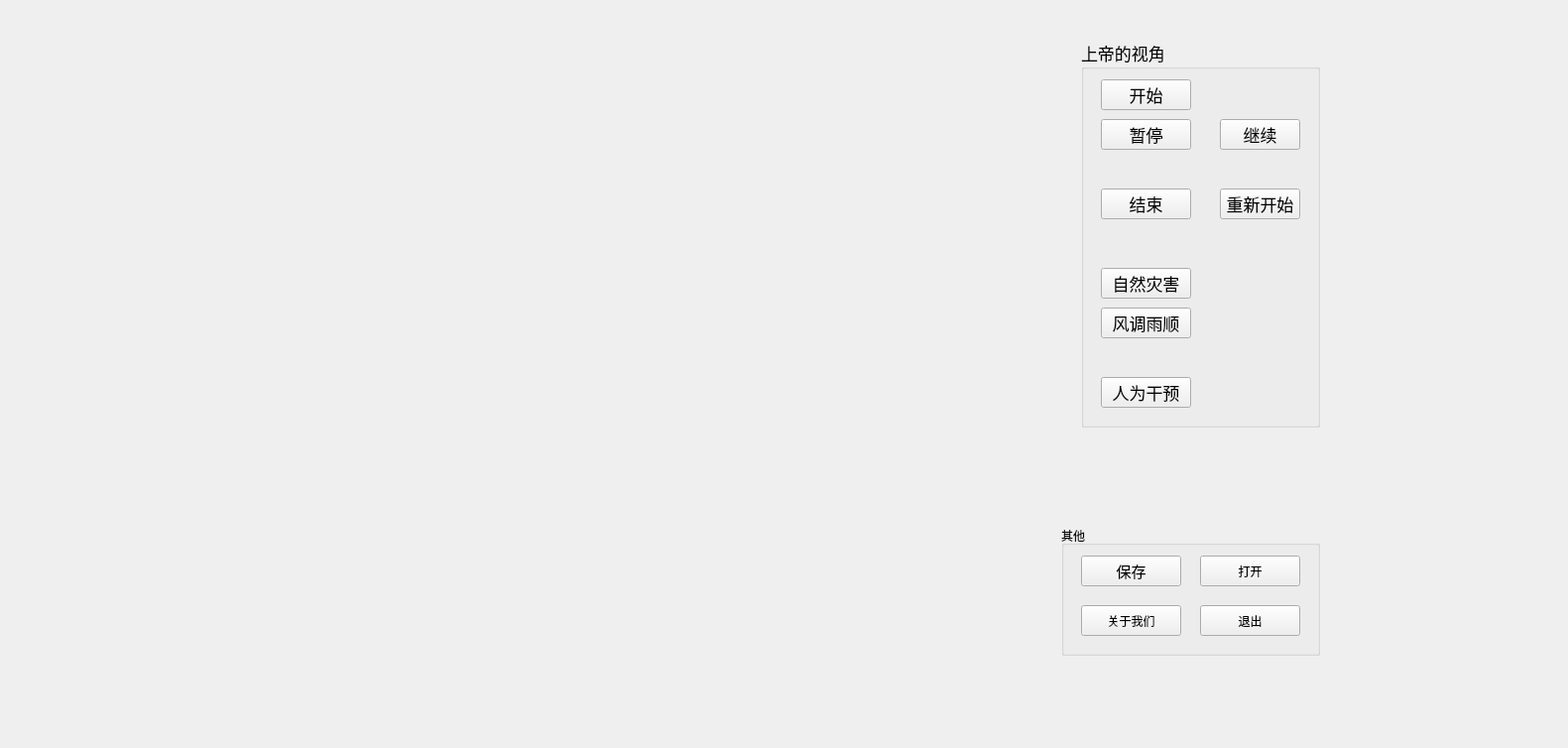
<?xml version="1.0" encoding="UTF-8"?>
<ui version="4.0">
 <class>MainWindow</class>
 <widget class="QMainWindow" name="MainWindow">
  <property name="geometry">
   <rect>
    <x>0</x>
    <y>0</y>
    <width>1581</width>
    <height>754</height>
   </rect>
  </property>
  <property name="windowTitle">
   <string>MainWindow</string>
  </property>
  <property name="styleSheet">
   <string notr="true">font: 13pt &quot;黑体&quot;;</string>
  </property>
  <widget class="QWidget" name="centralWidget">
   <widget class="QGroupBox" name="groupBox">
    <property name="geometry">
     <rect>
      <x>1090</x>
      <y>40</y>
      <width>241</width>
      <height>391</height>
     </rect>
    </property>
    <property name="font">
     <font>
      <family>黑体</family>
      <pointsize>13</pointsize>
      <weight>11</weight>
      <italic>false</italic>
      <bold>false</bold>
     </font>
    </property>
    <property name="styleSheet">
     <string notr="true">font: 88 13pt &quot;黑体&quot;;
</string>
    </property>
    <property name="title">
     <string>上帝的视角</string>
    </property>
    <widget class="QPushButton" name="startButton">
     <property name="geometry">
      <rect>
       <x>20</x>
       <y>40</y>
       <width>91</width>
       <height>31</height>
      </rect>
     </property>
     <property name="styleSheet">
      <string notr="true">font: 11pt &quot;黑体&quot;;
border-color: rgb(240, 240, 240);</string>
     </property>
     <property name="text">
      <string>开始</string>
     </property>
    </widget>
    <widget class="QPushButton" name="pauseButton">
     <property name="geometry">
      <rect>
       <x>20</x>
       <y>80</y>
       <width>91</width>
       <height>31</height>
      </rect>
     </property>
     <property name="styleSheet">
      <string notr="true">font: 11pt &quot;黑体&quot;;</string>
     </property>
     <property name="text">
      <string>暂停</string>
     </property>
    </widget>
    <widget class="QPushButton" name="restartButton">
     <property name="geometry">
      <rect>
       <x>140</x>
       <y>150</y>
       <width>81</width>
       <height>31</height>
      </rect>
     </property>
     <property name="styleSheet">
      <string notr="true">font: 11pt &quot;黑体&quot;;</string>
     </property>
     <property name="text">
      <string>重新开始</string>
     </property>
    </widget>
    <widget class="QPushButton" name="endButton">
     <property name="geometry">
      <rect>
       <x>20</x>
       <y>150</y>
       <width>91</width>
       <height>31</height>
      </rect>
     </property>
     <property name="styleSheet">
      <string notr="true">font: 11pt &quot;黑体&quot;;</string>
     </property>
     <property name="text">
      <string>结束</string>
     </property>
    </widget>
    <widget class="QPushButton" name="resumeButton">
     <property name="geometry">
      <rect>
       <x>140</x>
       <y>80</y>
       <width>81</width>
       <height>31</height>
      </rect>
     </property>
     <property name="styleSheet">
      <string notr="true">font: 11pt &quot;黑体&quot;;</string>
     </property>
     <property name="text">
      <string>继续</string>
     </property>
    </widget>
    <widget class="QPushButton" name="setButton">
     <property name="geometry">
      <rect>
       <x>20</x>
       <y>340</y>
       <width>91</width>
       <height>31</height>
      </rect>
     </property>
     <property name="styleSheet">
      <string notr="true">font: 11pt &quot;黑体&quot;;</string>
     </property>
     <property name="text">
      <string>人为干预</string>
     </property>
    </widget>
    <widget class="QPushButton" name="damageButton">
     <property name="geometry">
      <rect>
       <x>20</x>
       <y>230</y>
       <width>91</width>
       <height>31</height>
      </rect>
     </property>
     <property name="styleSheet">
      <string notr="true">font: 11pt &quot;黑体&quot;;</string>
     </property>
     <property name="text">
      <string>自然灾害</string>
     </property>
    </widget>
    <widget class="QPushButton" name="fineButton">
     <property name="geometry">
      <rect>
       <x>20</x>
       <y>270</y>
       <width>91</width>
       <height>31</height>
      </rect>
     </property>
     <property name="styleSheet">
      <string notr="true">font: 11pt &quot;黑体&quot;;</string>
     </property>
     <property name="text">
      <string>风调雨顺</string>
     </property>
    </widget>
   </widget>
   <widget class="QGroupBox" name="groupBox2">
    <property name="geometry">
     <rect>
      <x>1070</x>
      <y>530</y>
      <width>261</width>
      <height>131</height>
     </rect>
    </property>
    <property name="title">
     <string>其他</string>
    </property>
    <widget class="QPushButton" name="saveButton">
     <property name="geometry">
      <rect>
       <x>20</x>
       <y>30</y>
       <width>101</width>
       <height>31</height>
      </rect>
     </property>
     <property name="font">
      <font>
       <family>微软雅黑</family>
       <pointsize>11</pointsize>
       <weight>9</weight>
       <italic>false</italic>
       <bold>false</bold>
      </font>
     </property>
     <property name="styleSheet">
      <string notr="true">font: 75 11pt &quot;微软雅黑&quot;;</string>
     </property>
     <property name="text">
      <string>保存</string>
     </property>
    </widget>
    <widget class="QPushButton" name="openButton">
     <property name="geometry">
      <rect>
       <x>140</x>
       <y>30</y>
       <width>101</width>
       <height>31</height>
      </rect>
     </property>
     <property name="styleSheet">
      <string notr="true">font: 100 11pt &quot;微软雅黑&quot;;
</string>
     </property>
     <property name="text">
      <string>打开</string>
     </property>
    </widget>
    <widget class="QPushButton" name="aboutButton">
     <property name="geometry">
      <rect>
       <x>20</x>
       <y>80</y>
       <width>101</width>
       <height>31</height>
      </rect>
     </property>
     <property name="styleSheet">
      <string notr="true">font: 75 11pt &quot;微软雅黑&quot;;</string>
     </property>
     <property name="text">
      <string>关于我们</string>
     </property>
    </widget>
    <widget class="QPushButton" name="exitButton">
     <property name="geometry">
      <rect>
       <x>140</x>
       <y>80</y>
       <width>101</width>
       <height>31</height>
      </rect>
     </property>
     <property name="styleSheet">
      <string notr="true">font: 75 11pt &quot;微软雅黑&quot;;</string>
     </property>
     <property name="text">
      <string>退出</string>
     </property>
    </widget>
   </widget>
  </widget>
  <widget class="QMenuBar" name="menuBar">
   <property name="geometry">
    <rect>
     <x>0</x>
     <y>0</y>
     <width>1581</width>
     <height>23</height>
    </rect>
   </property>
  </widget>
  <action name="actionOpen">
   <property name="text">
    <string>Open</string>
   </property>
  </action>
  <action name="actionSave">
   <property name="text">
    <string>Save</string>
   </property>
  </action>
  <action name="actionStart">
   <property name="text">
    <string>Start</string>
   </property>
  </action>
  <action name="actionPause">
   <property name="text">
    <string>Pause</string>
   </property>
  </action>
  <action name="actionResume">
   <property name="text">
    <string>Resume</string>
   </property>
  </action>
  <action name="actionAbout">
   <property name="text">
    <string>About</string>
   </property>
  </action>
  <action name="actionExit">
   <property name="text">
    <string>Exit</string>
   </property>
  </action>
  <action name="actionSetting">
   <property name="text">
    <string>Setting</string>
   </property>
  </action>
  <action name="actionEnd">
   <property name="checkable">
    <bool>false</bool>
   </property>
   <property name="text">
    <string>End</string>
   </property>
  </action>
  <action name="actionRestart">
   <property name="text">
    <string>Restart</string>
   </property>
  </action>
  <action name="actionTest">
   <property name="text">
    <string>Test</string>
   </property>
  </action>
 </widget>
 <layoutdefault spacing="6" margin="11"/>
 <resources/>
 <connections/>
</ui>
